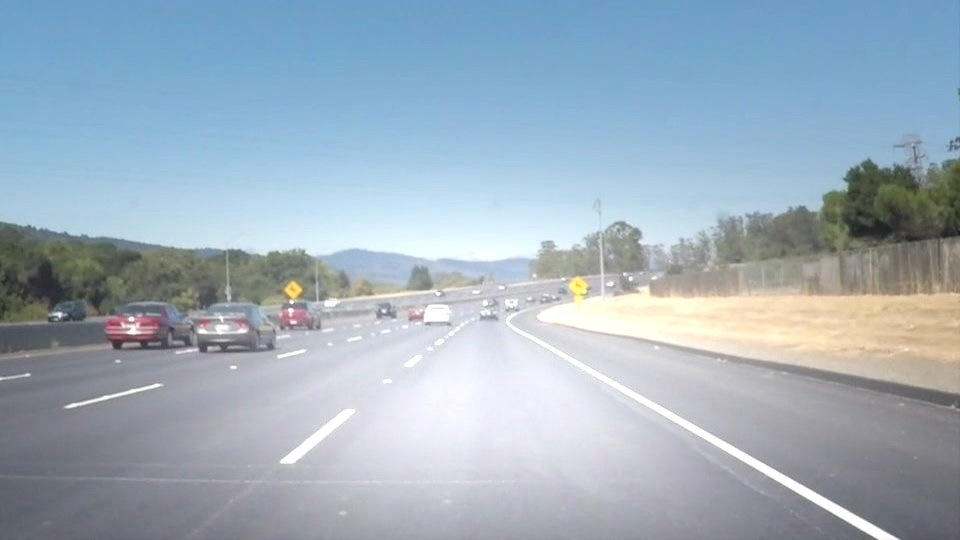
#> input picture LAB/Lab_5/leaderboard/frames/hard_img_solidWhiteCurve_glare.jpg, 960 x 540 px, given in place of traffic.mp4, which was not available
$ python ex10_background_subtraction.py
#> lines starting #> are read from the running program, lines starting #| are printed output that depends on the picture; after the words box and inside, x2 and y2 are one past the last pixel; in counts of white or black regions, pixels touching at a corner belong together; pictures that were not available may be replaced by others from this repository, and a replacement may not be noted
### LAB/opencv-lab-instructor/opencv-lab/labutils.py
"""
labutils.py - small helpers shared by every exercise in the OpenCV lab.

You do not need to edit this file. It gives you:
    data(name)        full path of a file in the data/ folder
    out(name)         full path of a file in the output/ folder
    show(title, img)  cv2.imshow + cv2.waitKey in one call (returns the key)
    open_source(src)  open a webcam ("0") or a video file, with a safe fallback
    grid(images)      put several images side by side, with labels
    frame_limit(n)    lets the automatic tests stop long video loops

Headless mode: if the environment variable LAB_HEADLESS=1 is set, show()
saves images into output/ instead of opening windows. This is useful on
computers without a display (servers, some cloud notebooks).
"""
import os
from pathlib import Path

import cv2
import numpy as np

ROOT = Path(__file__).resolve().parent
DATA = ROOT / "data"
OUT = ROOT / "output"
OUT.mkdir(exist_ok=True)

HEADLESS = os.environ.get("LAB_HEADLESS") == "1"
MAX_FRAMES = int(os.environ.get("LAB_MAX_FRAMES", "0"))
FONT = cv2.FONT_HERSHEY_SIMPLEX


# [6 lines left out: function data, not called in this run]


def out(name):
    """Return the full path of a file in the output/ folder."""
    return str(OUT / name)


def _safe(title):
    return "".join(ch if ch.isalnum() else "_" for ch in title).strip("_")


def show(title, img, wait=0):
    """Show an image and wait. wait=0 waits for a key; wait=1 is for video loops.

    Returns the key that was pressed (or -1 / 255 when nothing was pressed).
    """
    if HEADLESS:
        cv2.imwrite(out(f"{_safe(title)}.png"), img)
        return -1
    cv2.imshow(title, img)
    return cv2.waitKey(wait) & 0xFF


def close():
    """Close every OpenCV window."""
    if not HEADLESS:
        cv2.destroyAllWindows()


def open_source(src="0", fallback="traffic.mp4"):
    """Open a camera index ("0", "1", ...) or a video file.

    If the camera cannot be opened (no webcam, permission denied, headless
    mode) the sample video data/<fallback> is used instead, so every
    exercise still works on any computer.
    """
    src = str(src)
    if src.isdigit() and not HEADLESS:
        cap = cv2.VideoCapture(int(src))
        if cap.isOpened():
            print(f"Opened camera {src}")
            return cap
        print(f"Camera {src} could not be opened, using data/{fallback} instead")
        src = data(fallback)
    elif src.isdigit():
        src = data(fallback)
    cap = cv2.VideoCapture(src)
    if not cap.isOpened():
        raise IOError(f"Could not open video source: {src}")
    print(f"Opened video file {src}")
    return cap


def delay_for(cap):
    """waitKey delay (ms) that plays a video file at its real speed; 1 ms for cameras."""
    fps = cap.get(cv2.CAP_PROP_FPS)
    frames = cap.get(cv2.CAP_PROP_FRAME_COUNT)
    if frames and frames > 0 and fps and fps > 0:
        return max(1, int(1000 / fps))
    return 1


def frame_limit(n):
    """True when an automatic test asked the loop to stop after LAB_MAX_FRAMES frames."""
    return MAX_FRAMES > 0 and n >= MAX_FRAMES


def to_bgr(img):
    """Make any image 3-channel BGR so it can be shown next to colour images."""
    if img.ndim == 2:
        return cv2.cvtColor(img, cv2.COLOR_GRAY2BGR)
    return img


def grid(images, labels=None, cols=None, scale=1.0):
    """Place images in a grid (all resized to the first image's size) with labels."""
    cols = cols or len(images)
    h, w = images[0].shape[:2]
    h, w = int(h * scale), int(w * scale)
    tiles = []
    for i, img in enumerate(images):
        tile = cv2.resize(to_bgr(img), (w, h))
        if labels:
            cv2.rectangle(tile, (0, 0), (w, 30), (0, 0, 0), -1)
            cv2.putText(tile, labels[i], (8, 21), FONT, 0.6, (255, 255, 255), 1, cv2.LINE_AA)
        tiles.append(tile)
    while len(tiles) % cols:
        tiles.append(np.zeros_like(tiles[0]))
    rows = [np.hstack(tiles[r:r + cols]) for r in range(0, len(tiles), cols)]
    return np.vstack(rows)

### LAB/opencv-lab-instructor/opencv-lab/solutions/exercises/ex10_background_subtraction.py
"""
Exercise 10 - Background subtraction                     (lecture block 10)

Goal:  detect moving objects with MOG2, clean the mask, box every object,
       and compare with simple frame differencing.
Run:   python exercises/ex10_background_subtraction.py                 (data/traffic.mp4)
       python exercises/ex10_background_subtraction.py --source 0      (webcam)
Keys:  q = quit

Checkpoint: after about one second the cars and the pedestrian get red boxes.
            Shadows appear grey (127) in the raw MOG2 mask and vanish after the threshold.
"""
import argparse
import sys
from pathlib import Path

sys.path.insert(0, str(next(p for p in Path(__file__).resolve().parents if (p / "labutils.py").exists())))
import cv2
import numpy as np
from labutils import FONT, ROOT, close, delay_for, frame_limit, grid, open_source, out, show

ap = argparse.ArgumentParser()
ap.add_argument("--source", default="data/traffic.mp4")
ap.add_argument("--min-area", type=int, default=400)
args = ap.parse_args()
src = args.source
if not src.isdigit() and not Path(src).exists():
    src = str(ROOT / src)        # lets you run the script from any folder
cap = open_source(src)

# STEP 1 - the background model
bg = cv2.createBackgroundSubtractorMOG2(history=500, varThreshold=16, detectShadows=True)
kernel = np.ones((3, 3), np.uint8)
prev = None
wait, n = delay_for(cap), 0

while True:
    ok, frame = cap.read()
#> frame is the input picture: shape (540, 960, 3); mean B, G, R 188.7, 175.2, 158.9
    if not ok:
        break

    # STEP 2 - foreground mask: 255 = moving, 127 = shadow, 0 = background
    raw = bg.apply(frame)
#> raw: shape (540, 960); every value is 127
    _, fg = cv2.threshold(raw, 200, 255, cv2.THRESH_BINARY)
#> fg: shape (540, 960); every value is 0
    fg = cv2.morphologyEx(fg, cv2.MORPH_OPEN, kernel)

    # STEP 3 - for comparison: plain frame differencing
    gray = cv2.GaussianBlur(cv2.cvtColor(frame, cv2.COLOR_BGR2GRAY), (5, 5), 0)
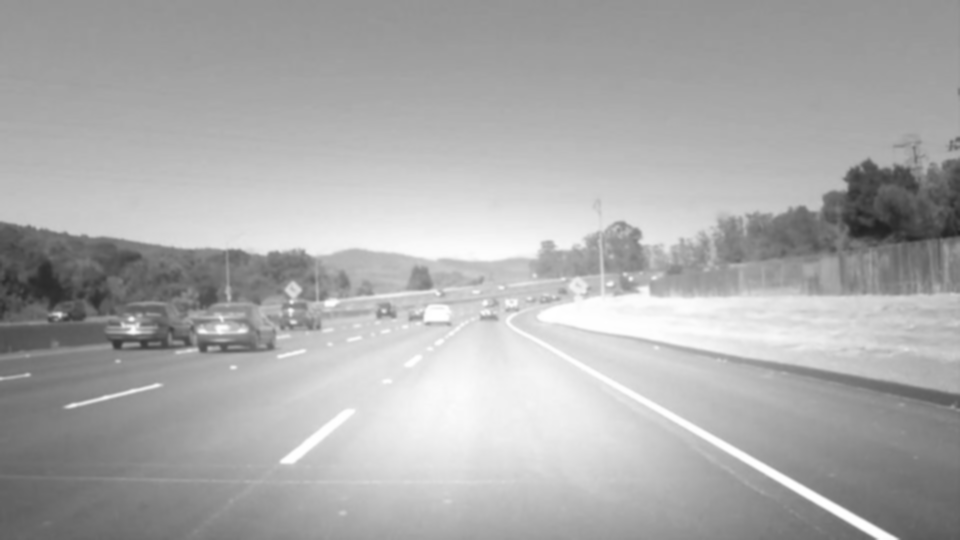
#> gray: shape (540, 960); min 34, max 255, mean 171.8
    prev = gray if prev is None else prev
    _, diff = cv2.threshold(cv2.absdiff(gray, prev), 25, 255, cv2.THRESH_BINARY)
    prev = gray

    # STEP 4 - box every moving object that is big enough
    contours, _ = cv2.findContours(fg, cv2.RETR_EXTERNAL, cv2.CHAIN_APPROX_SIMPLE)
#> contours = []
    count = 0
    for c in contours:
        if cv2.contourArea(c) < args.min_area:
            continue
        x, y, w, h = cv2.boundingRect(c)
        cv2.rectangle(frame, (x, y), (x + w, y + h), (0, 0, 255), 2)
        count += 1
#> this loop made 0 passes
#> after the loop, count = 0
    cv2.putText(frame, f"moving objects: {count}", (10, 30), FONT, 0.8, (0, 255, 255), 2)
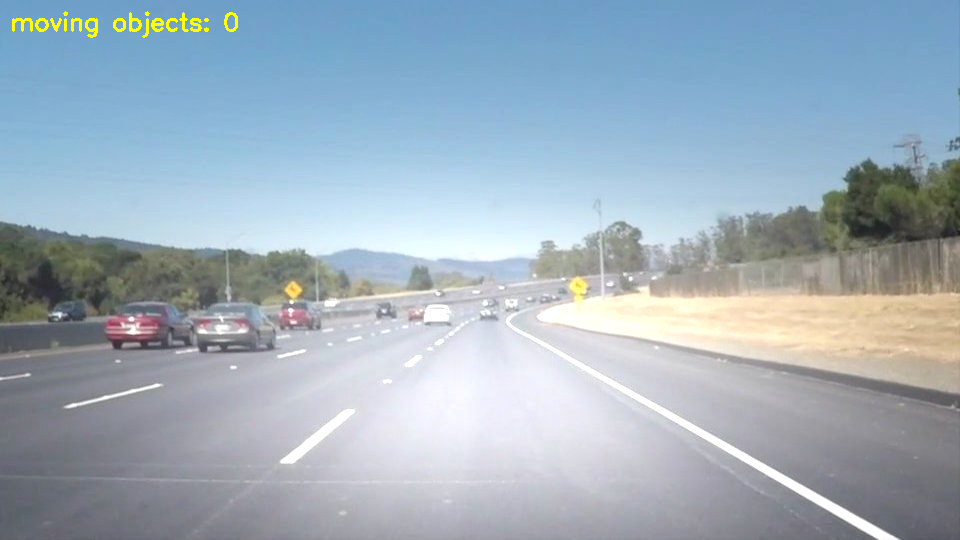
#> frame: shape (540, 960, 3); 0.29% of pixels changed, all inside (x1, y1, x2, y2) = (12, 11, 238, 38)

    panel = grid([frame, raw, fg, diff], ["frame", "MOG2 raw (grey = shadow)", "cleaned mask", "frame difference"], cols=2, scale=0.75)
#> in grid, `cols = cols or len(images)`: cols = 2
#> the loop in grid, `for i, img in enumerate(images):` made 4 passes
#> after the loop in grid, `for i, img in enumerate(images):`:
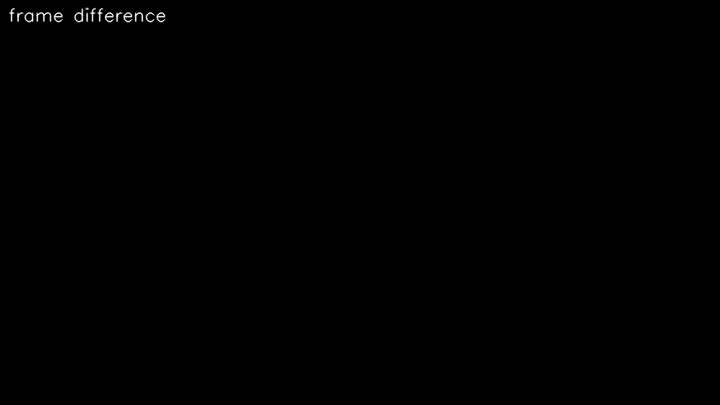
#> tile: shape (405, 720, 3); min 0, max 250, mean 0.4
#> after the loop in grid, `for i, img in enumerate(images):`: tiles = 4 items
#> in grid, `rows = [np.hstack(tiles[r:r + cols]) for r in range(0, len(tiles), col..`: rows = 2 items
#> in grid, `return np.vstack(rows)`:
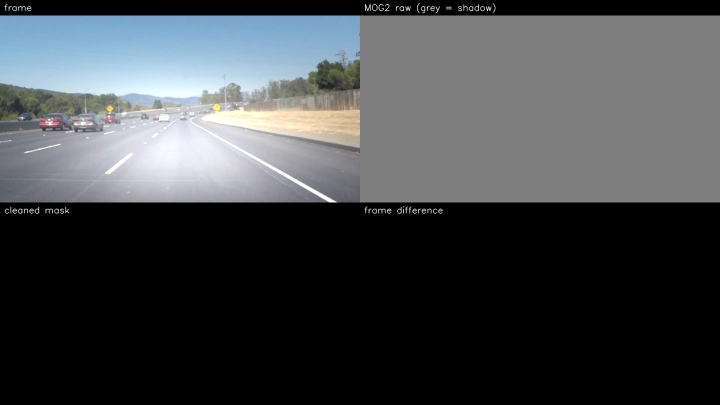
#> returned value: shape (810, 1440, 3) (shown at 1/2 size); mean of channels 0, 1, 2 73, 70.4, 67.2; drawn as B, G, R
    n += 1
    if show("Background subtraction (q = quit)", panel, wait) == ord("q") or frame_limit(n):
#> (key q is pressed here)
        break

cv2.imwrite(out("bgsub_last.png"), panel)
cap.release()
close()

$ run again, on LAB/Lab_5/leaderboard/frames/hard_img_solidWhiteRight_faded.jpg
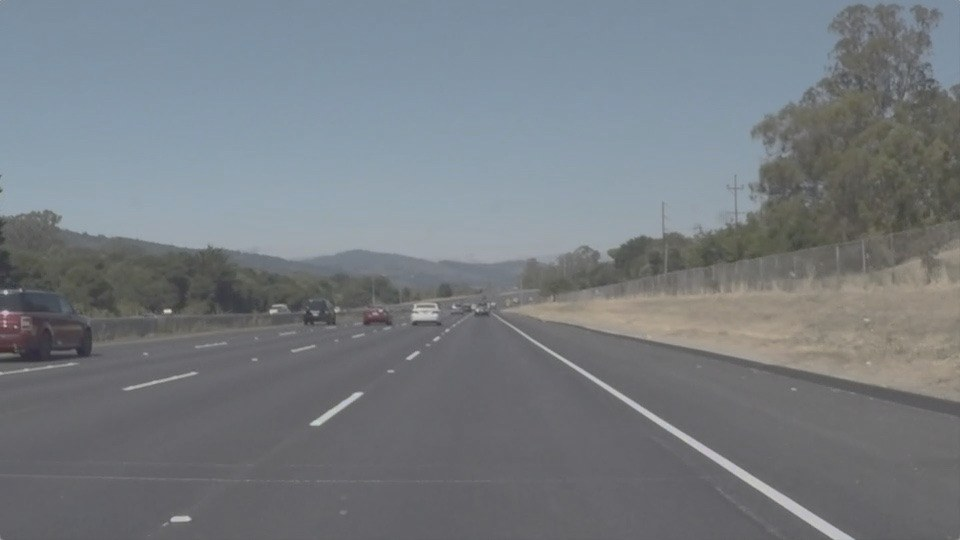
#> input picture LAB/Lab_5/leaderboard/frames/hard_img_solidWhiteRight_faded.jpg, 960 x 540 px, given in place of traffic.mp4, which was not available
#> frame is the input picture: shape (540, 960, 3); mean B, G, R 129.3, 124, 118.6
#> raw: shape (540, 960); every value is 127
#> fg: shape (540, 960); every value is 0
#> contours = []
#> after the loop `for c in contours:`: count = 0
#> `cv2.putText(frame, f"moving objects: {count}", (10, 30), FONT, 0.8, (0..`:
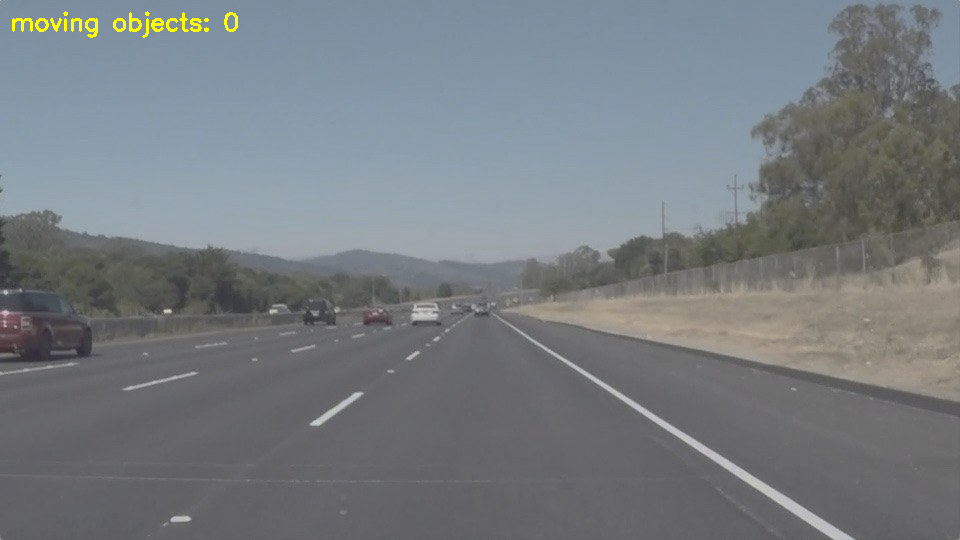
#> frame: shape (540, 960, 3); 0.29% of pixels changed, all inside (x1, y1, x2, y2) = (12, 11, 238, 38)
#> cols = 2
#> the loop in grid, `for i, img in enumerate(images):` made 4 passes
#> after the loop in grid, `for i, img in enumerate(images):`: tiles = 4 items
#> rows = 2 items
#> in grid, `return np.vstack(rows)`:
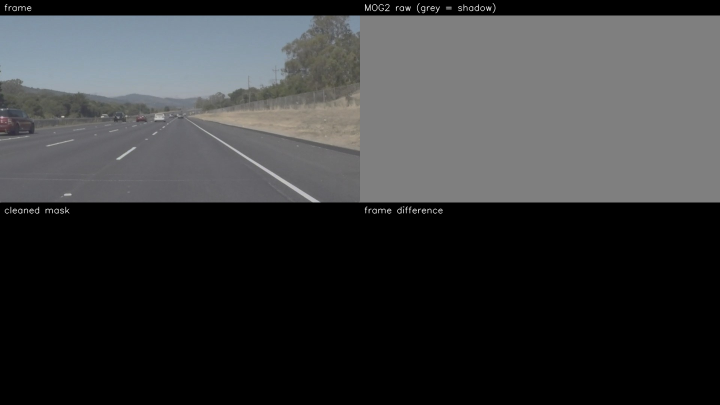
#> returned value: shape (810, 1440, 3) (shown at 1/2 size); mean of channels 0, 1, 2 59, 58, 57; drawn as B, G, R

$ run again, on LAB/Lab_5/leaderboard/frames/hard_img_solidYellowCurve2_shadows.jpg
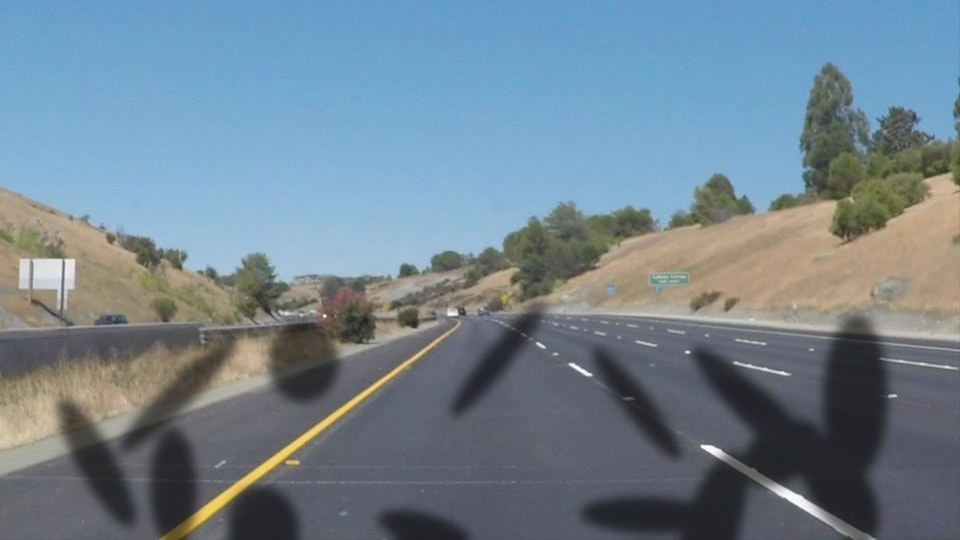
#> input picture LAB/Lab_5/leaderboard/frames/hard_img_solidYellowCurve2_shadows.jpg, 960 x 540 px, given in place of traffic.mp4, which was not available
#> frame is the input picture: shape (540, 960, 3); mean B, G, R 144, 131.4, 113.6
#> raw: shape (540, 960); every value is 127
#> fg: shape (540, 960); every value is 0
#> `gray = cv2.GaussianBlur(cv2.cvtColor(frame, cv2.COLOR_BGR2GRAY), (5, 5..`:
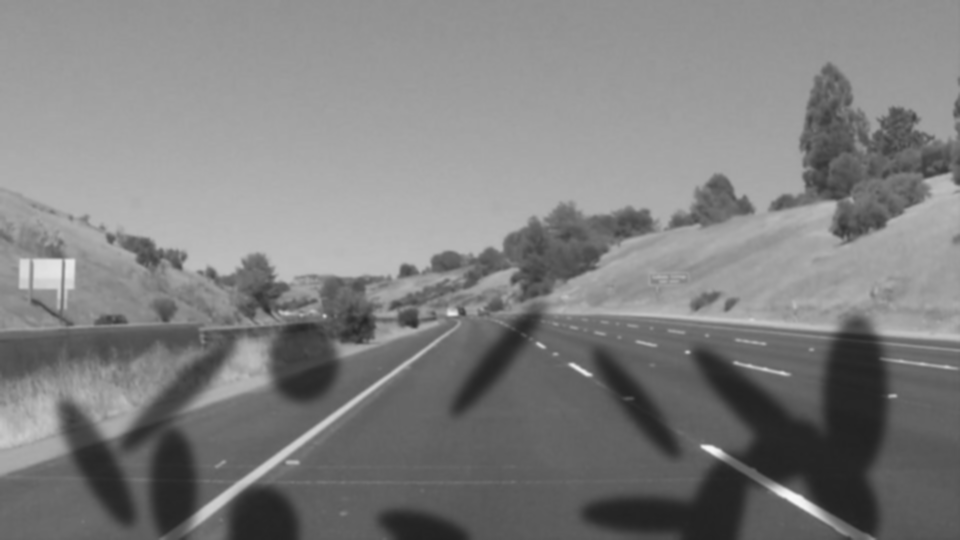
#> gray: shape (540, 960); min 33, max 248, mean 127.5
#> contours = []
#> after the loop `for c in contours:`: count = 0
#> frame: shape (540, 960, 3); 0.29% of pixels changed, all inside (x1, y1, x2, y2) = (12, 11, 238, 38)
#> cols = 2
#> the loop in grid, `for i, img in enumerate(images):` made 4 passes
#> after the loop in grid, `for i, img in enumerate(images):`: tiles = 4 items
#> rows = 2 items
#> in grid, `return np.vstack(rows)`:
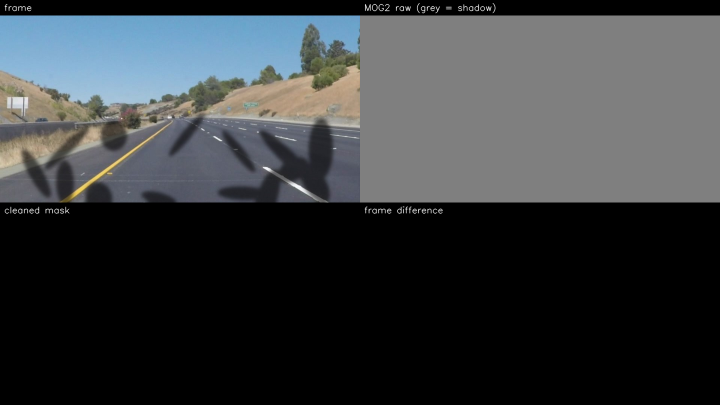
#> returned value: shape (810, 1440, 3) (shown at 1/2 size); mean of channels 0, 1, 2 61.8, 59.5, 56.1; drawn as B, G, R
